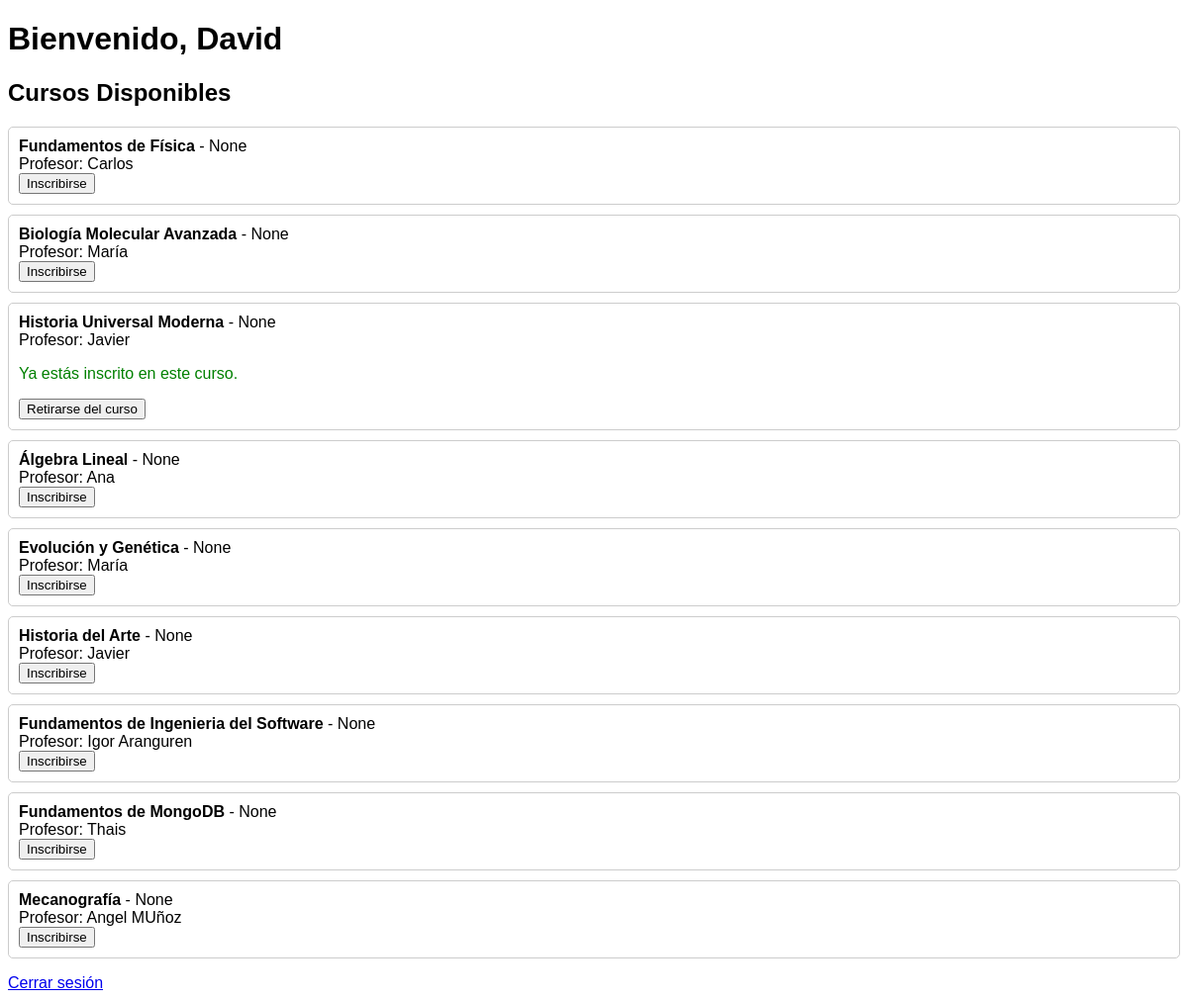
The page /cursos (signed in) on the database as committed earlier.
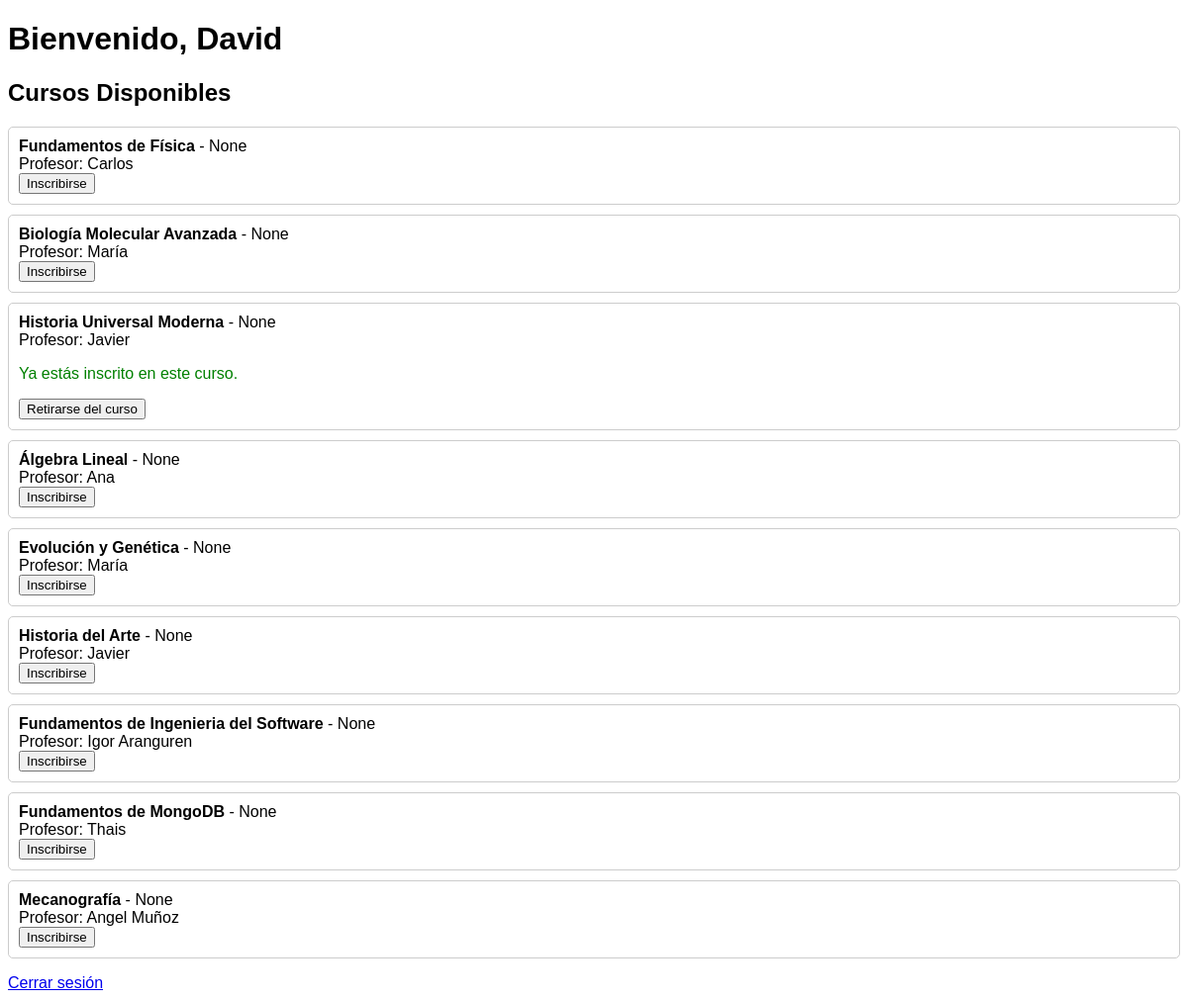
The same page on the database as committed later.
### tables this page shows
CREATE TABLE Cursos (
id INTEGER PRIMARY KEY AUTOINCREMENT,
nombre TEXT NOT NULL,
duracion INTEGER,
Dificultad TEXT,
profesor INTEGER, descripcion TEXT,
FOREIGN KEY (profesor) REFERENCES Profesores(id)
);

CREATE TABLE Profesores (
id INTEGER PRIMARY KEY AUTOINCREMENT,
nombre TEXT NOT NULL,
apellido TEXT,
correo TEXT NOT NULL,
especialidad TEXT 
);

### app.py (the view)
@app.route('/cursos')
def ver_cursos():
    if 'alumno_id' not in session:
        return redirect(url_for('login_alumno'))
    alumno_id = session['alumno_id']
    try:
        with get_db_connection() as conn:
            cursor = conn.cursor()
            cursor.execute('''
                SELECT Cursos.id, Cursos.nombre AS curso_nombre,
                       Cursos.descripcion, Profesores.nombre AS profesor_nombre
                FROM Cursos
                LEFT JOIN Profesores ON Cursos.profesor = Profesores.id
            ''')
            cursos = cursor.fetchall()
            cursor.execute('''
                SELECT Cursos.id
                FROM Cursos
                INNER JOIN Inscripciones ON Cursos.id = Inscripciones.curso_id
                WHERE Inscripciones.alumno_id = ?
            ''', (alumno_id,))
            cursos_inscritos = cursor.fetchall()
            cursos_inscritos_ids = {curso['id'] for curso in cursos_inscritos}
        return render_template('cursos.html',
                             cursos=cursos,  # Lista de todos los cursos
                             cursos_inscritos=cursos_inscritos,  # Lista de cursos inscritos
                             cursos_inscritos_ids=cursos_inscritos_ids)  # Conjunto de IDs para verificación rápida
    except sqlite3.Error as e:
        print(f"Error de base de datos: {e}")
        error = 'Ocurrió un error al cargar los cursos. Inténtalo de nuevo más tarde.'
        return render_template('cursos.html', error=error)

### app.py (called while the page is built)
def get_db_connection():
    conn = sqlite3.connect('CursosFlask.sqlite')
    conn.row_factory = sqlite3.Row
    return conn

### templates/cursos.html (shortened to what this page needs)
<!DOCTYPE html>
<html lang="es">
<head>
</head>
<body>
    <h1>Bienvenido, {{ session['alumno_nombre'] }}</h1>
    <h2>Cursos Disponibles</h2>
    {% if cursos %}
        <ul>
            {% for curso in cursos %}
                <li>
                    <strong>{{ curso['curso_nombre'] }}</strong> - {{ curso['descripcion'] }}<br>
                    Profesor: {{ curso['profesor_nombre'] or 'No asignado' }}<br>
                    {% if curso['id'] in cursos_inscritos_ids %}
                        <p class="inscrito">Ya estás inscrito en este curso.</p>
                        <form method="post" action="{{ url_for('retirarse', curso_id=curso['id']) }}">
                            <button type="submit">Retirarse del curso</button>
                        </form>
                    {% else %}
                        <form method="post" action="{{ url_for('inscribirse', curso_id=curso['id']) }}">
                            <button type="submit">Inscribirse</button>
                        </form>
                    {% endif %}
                </li>
            {% endfor %}
        </ul>
    {% else %}
        <p>No hay cursos disponibles en este momento.</p>
    {% endif %}
    <a href="{{ url_for('logout') }}">Cerrar sesión</a>
</body>
</html>

Rows that differ between the two databases and show on the page:
changed through a linked row, Cursos "Mecanografía": nombre "Angel MUñoz" → "Angel Muñoz"
